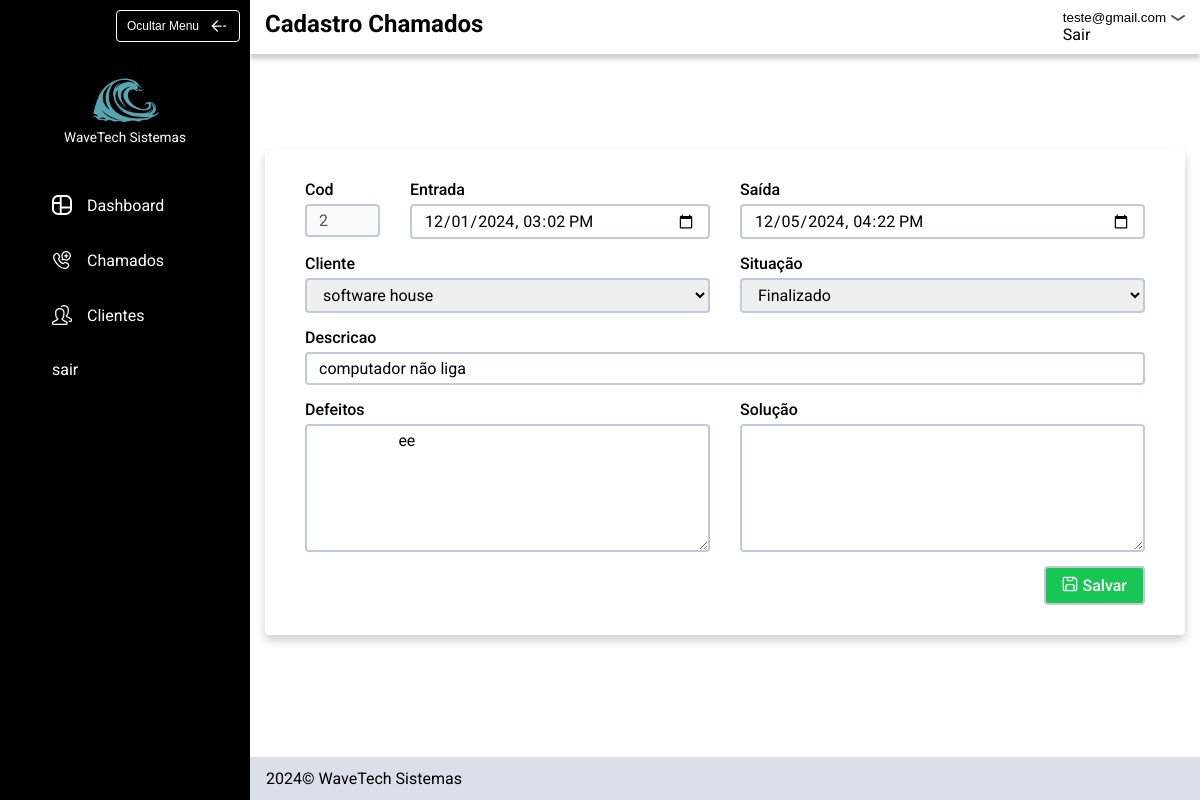
The page /editar_chamado?chamado=2 (signed in) on the database its author committed.
### tables this page shows
CREATE TABLE usuarios (
id INTEGER PRIMARY KEY,
email TEXT NOT NULL,
password TEXT NOT NULL);

CREATE TABLE chamados (
id INTEGER PRIMARY KEY,
usuario_id INTEGER NOT NULL,
cliente_id INTEGER NOT NULL,
status TEXT NOT NULL,
defeitos TEXT NOT NULL,
emissao TEXT NOT NULL,
encerramento TEXT,
descricao TEXT NOT NULL,
solucao TEXT,
FOREIGN KEY (usuario_id) REFERENCES usuarios (id),
FOREIGN KEY (cliente_id) REFERENCES clientes (id)
);

### app.py (the view, shortened to what this page needs)
@app.route("/editar_chamado", methods=["GET", "POST"])
@login_required
def editar_chamado():
    db = opendb()
    cursor = db.cursor()
    chamado_id = request.args.get("chamado")
    cursor.execute("SELECT chamados.*, clientes.nome AS nome_cliente, clientes.id AS id_cliente FROM chamados JOIN clientes ON chamados.cliente_id = clientes.id WHERE chamados.id = ? AND chamados.usuario_id = ?", (chamado_id, session["user_id"]))
    chamado = cursor.fetchone()
    entrada = chamado["emissao"]
    entrada = datetime.strptime(entrada, "%d/%m/%Y %H:%M")
    entrada = entrada.strftime("%Y-%m-%dT%H:%M")
    saida = chamado["encerramento"]
    if saida:
        saida = datetime.strptime(chamado["encerramento"], "%d/%m/%Y %H:%M")
        saida = saida.strftime("%Y-%m-%dT%H:%M")
    action = "atualizar_chamado"
    cursor.execute("SELECT id, nome FROM clientes WHERE usuario_id = ? ORDER BY nome", (session["user_id"],))
    clientes = cursor.fetchall()
    closedb(db, cursor)
    return render_template("cadastrar_chamados.html", chamado=chamado, situacoes=SITUACOES, clientes=clientes, entrada=entrada, saida=saida, action=action)

### app.py (called while the page is built)
def login_required(f):
    @wraps(f)
    def decorated_function(*args, **kwargs):
        if session.get("user_id") is None:
            return redirect("/login")
        return f(*args, **kwargs)
    return decorated_function

def opendb():
    connection = sqlite3.connect("sistema_chamados.db")
    connection.row_factory = sqlite3.Row
    return connection

def closedb(connection, cursor):
    cursor.close()
    connection.close()

@app.context_processor
def inject_user_email():
    db = opendb()
    cursor = db.cursor()
    user_id = session.get("user_id")
    if user_id:
        cursor.execute("SELECT email FROM usuarios WHERE id = ?", (user_id,))
        user_email = cursor.fetchone()
        return {
            "user_email" : user_email["email"]
        }
    return {}

### templates/cadastrar_chamados.html (shortened to what this page needs)
{% extends "layout.html" %}
{% block class_header %}
  padrao
{% endblock %}
{% block title_header %}
    Cadastro Chamados
{% endblock %}
{% block principal %}
    <div class="cadastrar_chamado_content">
        <form action="{% if action == 'criar_chamado' %}/cadastrar_chamados{% else %}/editar_chamado{% endif %}
        " method="post" class="form_cad_chamado">
            <div class="form_cad">
                <div class="sub_col2">
                    <div>
                        <label for="cod_chamado">Cod</label>
                        <input disabled type="text" id="cod_chamado" name="cod" value="{{ chamado['id'] if chamado else 0}}">
                    </div>
                    <div>
                        <label for="entrada_chamado">Entrada</label>
                        <input type="datetime-local" id="entrada_chamado" name="entrada" value="{% if chamado %}{{entrada}}{% endif %}">
                    </div>
                </div>
                <div>
                    <label for="saida_chamado">Saída</label>
                    <input type="datetime-local" id="saida_chamado" name="saida" value="{% if chamado %}{{saida}}{% endif %}">
                </div>
                <div>
                    <label for="cliente_chamado">Cliente</label>
                    <select id="cliente_chamado" name="cliente">
                        {% for cliente in clientes %}
                            {% if chamado and chamado['id_cliente'] == cliente['id'] %}
                            <option selected value="{{chamado['id_cliente']}}">{{chamado['nome_cliente']}}</option>
                            {% else %}
                            <option value="{{cliente['id']}}">{{cliente["nome"]}}</option>
                            {% endif %}
                        {% endfor %}
                    </select>
                </div>
                <div>
                    <label for="status_chamado">Situação</label>
                    <select id="status_chamado" name="situacao">
                        {% for situacao in situacoes %}
                            {% if chamado and chamado['status'] == situacao %}
                                <option selected value="{{ chamado['status'] }}">{{ chamado['status'] | capitalize }}</option>
                            {% else %}
                                <option value="{{ situacao }}">{{ situacao | capitalize }}</option>
                            {% endif %}
                        {% endfor %}
                    </select>
                </div>
                <div class="col2">
                    <label for="desc_chamado">Descricao</label>
                    <input type="text" id="desc_chamado" name="descricao" value="{{ chamado['descricao'] if chamado else '' }}">
                </div>
                <div>
                    <label for="def_chamado">Defeitos</label>
                    <textarea id="def_chamado" name="defeitos" rows="6">{{ chamado['defeitos'] if chamado else ''}}
                    </textarea>
                </div>
                <div>
                    <label for="solucao_chamado">Solução</label>
                    <textarea id="solucao_chamado" name="solucao" rows="6">{{ chamado['solucao'] if chamado else ''}}
                    </textarea>
                </div>
            </div>
            <div class="btn_save_conteiner">
                <button class="btn_save btn_verde"><img src="../static/img/icon/salvar.svg">Salvar</button>
            </div>
        </form>
    </div>
{% endblock %}

### templates/layout.html (shortened to what this page needs)
<!DOCTYPE html>
<html lang="pt-br">
<head>
    <link rel="stylesheet" href="../static/css/style.css">
</head>
<body>
    <div class="dashboard_container">
        <header class="cabecalho">
            <div class="logo_container">
                <button class="btn_ocultar_header">Ocultar Menu<img src="../static/img/icon/arrow.svg"></button>
                <div class="logo">
                    <img src="../static/img/logotipo.png">
                    <span>WaveTech Sistemas</span>
                </div>
            </div>
            <nav class="navegacao_principal">
                <ul class="nav_links">
                    <li><a href="/"><img src="../static/img/icon/dashboard-cropped.svg" width="20px" height="20px">Dashboard</a></li>
                    <li><a href="/chamados"><img src="../static/img/icon/chamado.svg" width="20px" height="20px">Chamados</a></li>
                    <li><a href="/clientes"><img src="../static/img/icon/clientes.svg" width="20px" height="20px">Clientes</a></li>
                    <li><a href="/logout">sair</a></li>
                </ul>
            </nav>
        </header>
        <main>
            <section class="conteudo_header">
                <div class="header_informacoes_container">
                    <div class="header_informacoes {% block class_header %}{% endblock %}">
                        <h1>{% block title_header %}{% endblock %}</h1>
                        <div>
                            <button class="btn_logout">{{ user_email }}<img src="../static/img/icon/seta-abrir.svg"></button>
                            <div class="layout_sair">
                                <a href="/logout">Sair</a>
                            </div>
                        </div>
                    </div>
                </div>
            </section>
            <section class="conteudo_principal">
                {% block principal %}
                {% endblock %}
            </section>
        </main>
        <footer class="footer">
            <p>2024© WaveTech Sistemas</p>
        </footer>
    </div>
</body>
</html>

### static/css/estilo.css (style rules this page uses)
body { margin: 0px; font-family: "Roboto"; }
img { display: block; max-width: 100%; }
label, input { display: block; }
select { cursor: pointer; }
button { background: none; border: none; padding: 0; cursor: pointer; }
h1, h2, h3, h4, p, ul { margin: 0px; }
a { text-decoration: none; color: inherit; display: inline-block; }
ul { padding: 0; list-style: none; }

### static/css/cores.css (style rules this page uses)
:root { --azul: #137cf7; --azul-hover:#0a5dd1; --azulClaro: #D1E6FF; --azulClaroFocus: #99c6fd; --branco: #ffffff; --preto: #000000; --cinzaFooter : #DBDFE9; --verde: #17C653; --verde-escuro: #139f44; --amarelo: #F6C000; --vermelho: #F8285A; --cinzaBorda: #c2cad8; }

### static/css/dashboard.css (style rules this page uses)
.conteudo_principal { padding: 0 15px; }
.conteudo_header { display: grid; grid-template-rows: auto 1fr; height: 150px; width: 100%; }
.dashboard_container { display: grid; grid-template-columns: auto 1fr; grid-template-rows: 1fr auto; min-height: 100vh; }
.cabecalho { width: 250px; height: 100%; background-color: var(--preto); grid-row: span 2; }
.navegacao_principal { color: var(--branco); }
.logo_container { display: grid; height: 150px; padding: 10px 10px 5px 10px; box-sizing: border-box; }
.nav_links { display: flex; flex-direction: column; gap: 25px; padding: 40px; }
.nav_links li a { display: flex; gap: 15px; padding: 5px 12px; align-items: center; }
.nav_links li { width: max-content; }
.btn_ocultar_header { display: flex; align-items: center; justify-self: end; height: max-content; font-size: .75rem; gap: 10px; color: var(--branco); padding: 5px 10px; border: 1px solid var(--branco); border-radius: 4px; }
.logo { justify-items: center; align-self: end; }
.logo img { max-width: 70px; margin-bottom: 3px; }
.logo span { color: var(--branco); display: block; font-size: .85rem; }
.footer { background: var(--cinzaFooter); height: max-content; padding: 12px 16px; }
.header_informacoes { display: flex; justify-content: space-between; margin: 0 auto; padding: 10px 15px; }
.header_informacoes_container { box-shadow: 0 5px 5px rgba(0, 0, 0, 0.2); }

### static/css/chamados.css (style rules this page uses)
.padrao { max-width: 1100px; }
.btn_verde { transition: .3s; }

### static/css/cad_chamados.css (style rules this page uses)
.col2 { grid-column: 1/-1; }
.sub_col2 { display: grid; grid-template-columns: 1fr 4fr; gap: 30px; }
.form_cad label { font-weight: 500; margin-bottom: 5px; }
.form_cad input, .form_cad textarea, .form_cad select { width: 100%; box-sizing: border-box; font-size: 1rem; padding: 5px 12px; border-radius: 4px; border: 2px solid var(--cinzaBorda); font-family: "Roboto"; }
.form_cad { display: grid; grid-template-columns: 1fr 1fr; gap: 15px 30px; }
.form_cad { border-radius: 10px; margin-bottom: 10px; }
.btn_save { display: flex; gap: 5px; font-size: 1rem; font-family: "Roboto"; font-weight: 500; color: var(--branco); background: var(--verde); padding: 8px 16px; border: 2px solid var(--cinzaBorda); border-radius: 4px; }
.btn_save_conteiner { display: flex; justify-content: end; }

### static/css/cad_clientes.css (style rules this page uses)
.cadastrar_cliente_content, .cadastrar_chamado_content { box-shadow: 0 5px 10px rgba(0,0,0,.2); padding: 30px 40px; border-radius: 4px; }

### static/css/logout-header.css (style rules this page uses)
.btn_logout { display: flex; align-items: center; gap: 5px; }
.btn_logout img { transform: rotate(180deg); }

### rows shown on the page
usuarios: email "teste@gmail.com"
chamados: cod "2", situacao "Finalizado", descricao "computador não liga", defeitos "ee"

### other values the page prints
form field cliente "software house"
